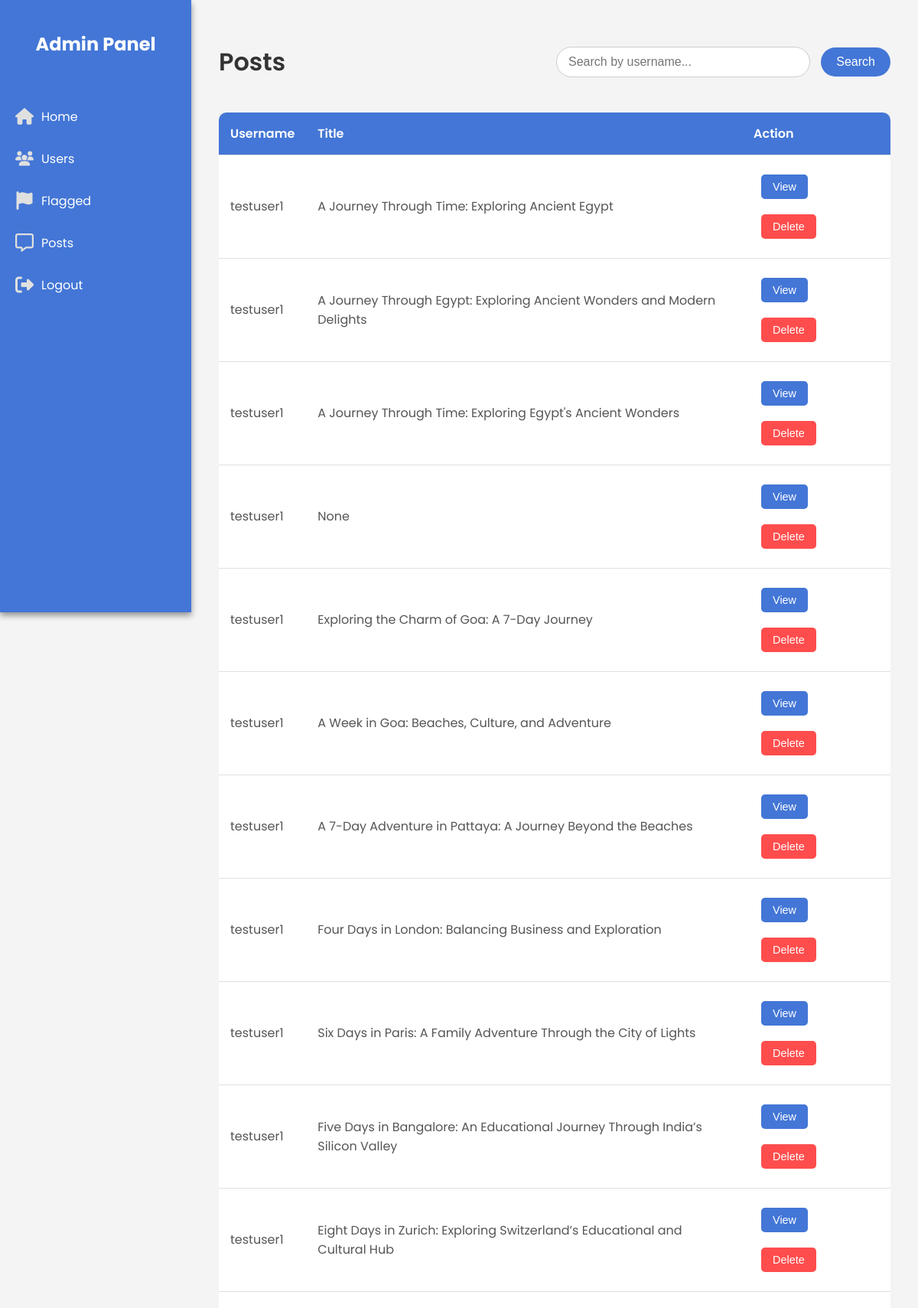
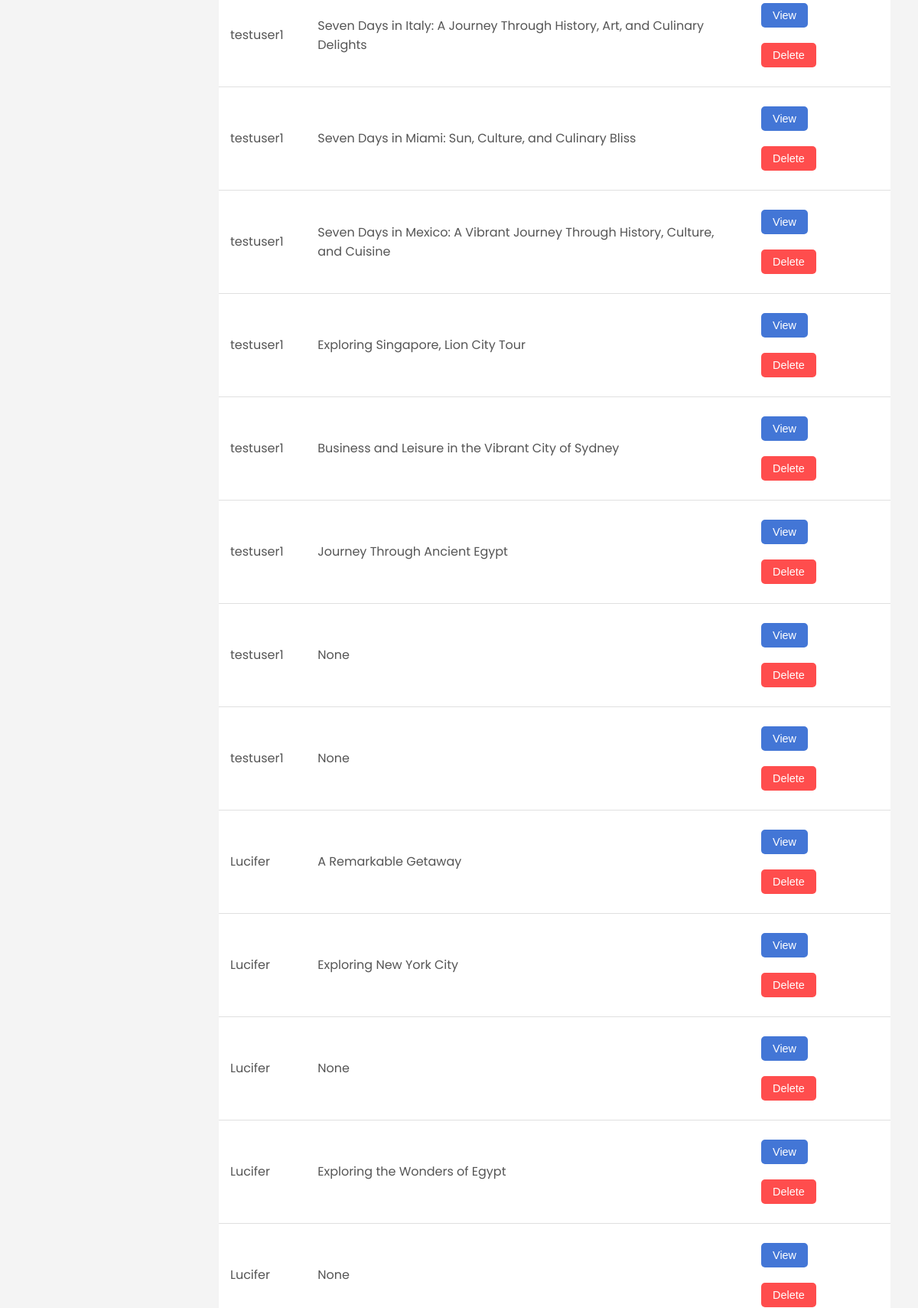
The app's page /posts_admin (upper part) with its own data (2 pictures, top to bottom).
### app/models.py (models this page shows)
class User(db.Model, UserMixin):
    id = db.Column(db.Integer, primary_key=True)
    username = db.Column(db.String(80), unique=True, nullable=False)
    password = db.Column(db.String(80), nullable=False)
    email = db.Column(db.String(120), unique=True, nullable=False)
    phone_number = db.Column(db.Integer, unique=True, nullable=False)
    profile_pic = db.Column(db.String(120), nullable=False, default='profile.jpg')

class Post(db.Model):
    id = db.Column(db.Integer, primary_key=True)
    title = db.Column(db.String(255), nullable=True)
    location = db.Column(db.String(255), nullable=True)
    category = db.Column(db.String(255), nullable=True)
    duration = db.Column(db.String(255), nullable=True)
    tips = db.Column(db.String(255), nullable=True)
    user_id = db.Column(db.Integer, db.ForeignKey('user.id'), nullable=True)
    status=db.Column(db.String, nullable=False, default='draft')
    content = db.Column(db.String, nullable=False)
    flagged = db.Column(db.Boolean, nullable=False,default=False)
    sexuality = db.Column(db.String(255), nullable=False,default=False)
    violence = db.Column(db.String(255), nullable=False,default=False)
    harassment = db.Column(db.String(255), nullable=False,default=False)
    illicit = db.Column(db.String(255), nullable=False,default=False)
    self_harm = db.Column(db.String(255), nullable=False,default=False)
    hate = db.Column(db.String(255), nullable=False,default=False)

### app/admin_routes.py (the view)
@app.route('/posts_admin')
def posts_admin():
    posts = (
        db.session.query(User, Post)
        .join(Post, User.id == Post.user_id)
        .filter(Post.status != 'flagged')  # Exclude trashed posts
        .all()
    )
    return render_template('adminPages/posts.html', posts=posts)

### app/templates/adminPages/posts.html
{% extends 'adminPages/adminhome.html' %}
{% block head %}
    <link rel="stylesheet" href="{{ url_for('static', filename='css/admin.css') }}">
    <link rel="stylesheet" href="{{ url_for('static', filename='css/posts_admin.css') }}">
{% endblock %}
{% block body %}
    <div class="users-page">
     <div class="page-header">
    <h1 class="page-title">Posts</h1>
    <div class="search-container">
        <form action="/posts_search" method="get">
            <label>
                <input class="form-control" type="text" placeholder="Search by username..." name="username">
                <input type="submit" value="Search">
            </label>
        </form>
    </div>
</div>
        <div class="users-table-container">
            <table class="users-table">
                <thead>
                    <tr>
                        <th>Username</th>
                        <th>Title</th>
                        <th>Action</th>
                    </tr>
                </thead>
                <tbody>
                {% if posts %}
                    {% for user,post in posts %}
                    <tr>
                        <td>{{ user.username }}</td>
                        <td>{{ post.title }}</td>
                        <td>
                            <button class="action-btn">View</button>
                            <form action="{{ url_for('delete_admin', post_id=post.id) }}" method="post" style="display:inline;">
                                <button type="submit" class="action-btn delete-btn">Delete</button>
                            </form>
                        </td>
                    </tr>
                    {% endfor %}
                {% else %}
                     <tr>
                        <td>No results found</td>
                    </tr>
                {% endif %}
                </tbody>
            </table>
        </div>
    </div>
{% endblock %}

### app/static/css/admin.css (style rules this page uses)
body { font-family: 'Poppins', sans-serif; margin: 0; padding: 0; background-color: #f4f4f4; }

### app/static/css/posts_admin.css (style rules this page uses)
.users-page { padding: 20px; }
.page-header { display: flex; justify-content: space-between; align-items: center; margin-bottom: 20px; }
.page-title { font-size: 2rem; color: #333; font-weight: 600; }
.users-table-container { overflow-x: auto; }
.users-table { width: 100%; border-collapse: collapse; background-color: #ffffff; box-shadow: 0 2px 8px rgba(0, 0, 0, 0.1); border-radius: 10px; overflow: hidden; }
.users-table th, .users-table td { padding: 15px; text-align: left; border-bottom: 1px solid #e0e0e0; }
.users-table th { background-color: #4376d6; color: #ffffff; font-weight: 600; }
.users-table td { color: #555; }
.action-btn { padding: 8px 15px; border: none; border-radius: 5px; cursor: pointer; font-size: 0.9rem; color: #ffffff; background-color: #4376d6; transition: background-color 0.3s; margin: 10px; }
.delete-btn { background-color: #ff4d4d; }
.search-container { display: flex; align-items: center; }
.search-container input[type="text"] { width: 300px; padding: 10px 15px; font-size: 1rem; border: 1px solid #ccc; border-radius: 20px; outline: none; transition: border-color 0.3s; }
.search-container input[type="submit"] { padding: 10px 20px; font-size: 1rem; color: #ffffff; background-color: #4376d6; border: none; border-radius: 20px; margin-left: 10px; cursor: pointer; transition: background-color 0.3s; }

### records on screen
User: username "testuser1", title "A Journey Through Time: Exploring Ancient Egypt", title "A Journey Through Egypt: Exploring Ancient Wonders and Modern Delights", title "A Journey Through Time: Exploring Egypt's Ancient Wonders", title "None", title "Exploring the Charm of Goa: A 7-Day Journey", title "A Week in Goa: Beaches, Culture, and Adventure", title "A 7-Day Adventure in Pattaya: A Journey Beyond the Beaches", title "Four Days in London: Balancing Business and Exploration", title "Six Days in Paris: A Family Adventure Through the City of Lights", title "Five Days in Bangalore: An Educational Journey Through India’s Silicon Valley", title "Eight Days in Zurich: Exploring Switzerland’s Educational and Cultural Hub", title "Seven Days in Italy: A Journey Through History, Art, and Culinary Delights", title "Seven Days in Miami: Sun, Culture, and Culinary Bliss", title "Seven Days in Mexico: A Vibrant Journey Through History, Culture, and Cuisine", title "Exploring Singapore, Lion City Tour", title "Business and Leisure in the Vibrant City of Sydney", title "Journey Through Ancient Egypt"
User: username "Lucifer", title "A Remarkable Getaway", title "Exploring New York City", title "None", title "Exploring the Wonders of Egypt"
